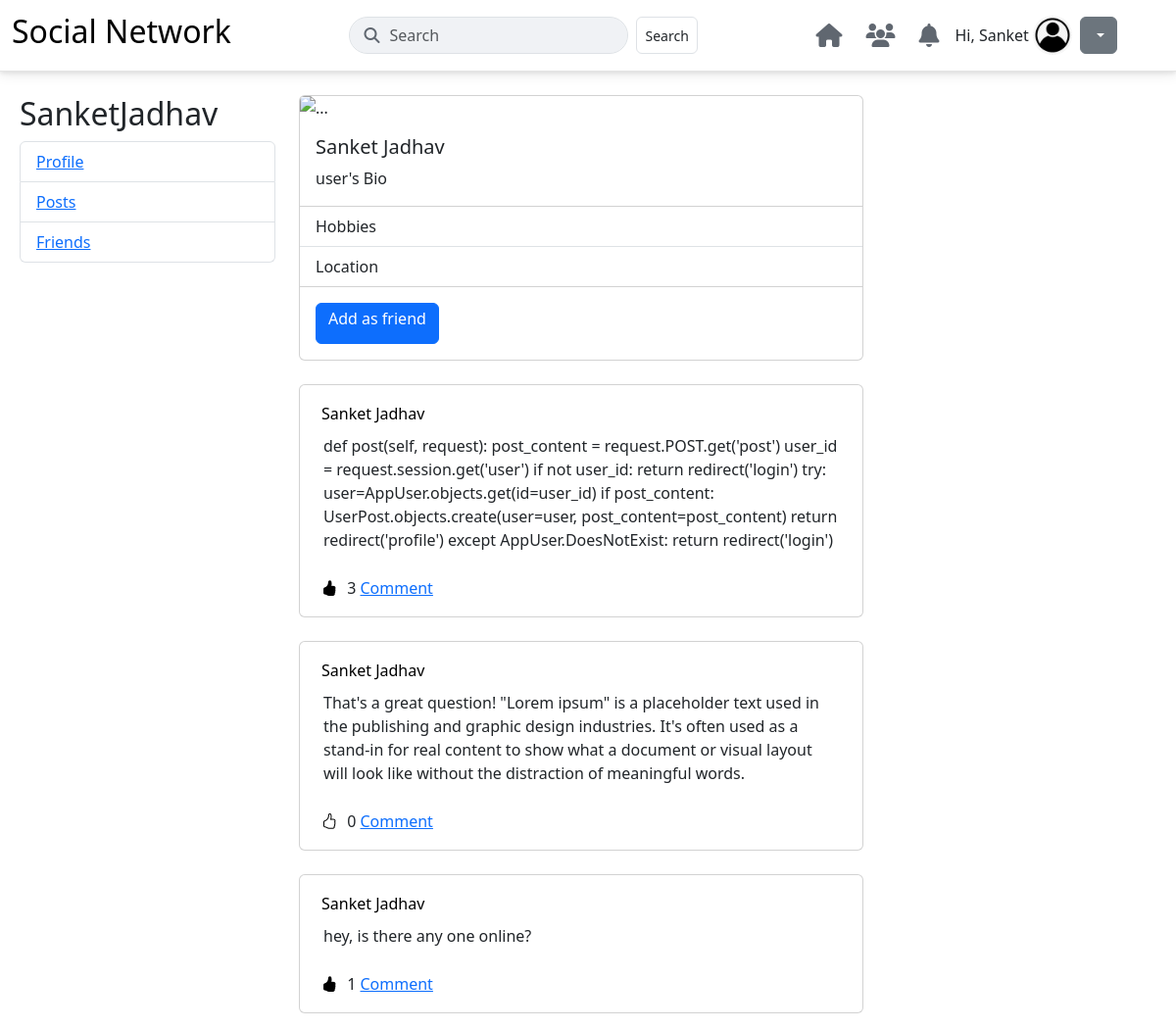
/otheruserprofile/ (signed in), run on the app's committed database.
### user_profile/models.py (models this page shows, shortened)
class AppUser(AbstractUser):
    GENDER_CHOICES = [
        ('M', 'Male'),
        ('F', 'Female'),
        ('O', 'Other'),
    ]
    username = models.CharField(max_length=150, unique=True, blank=True, null=True)
    USERNAME_FIELD = 'email'
    REQUIRED_FIELDS = ['first_name', 'last_name', 'phone']
    gender = models.CharField(
        max_length=1,
        choices=GENDER_CHOICES,
        blank=True,
        null=True
    )
    birthday = models.DateField(null=True, blank=True)
    phone = models.CharField(max_length=15, unique=True)
    email = models.EmailField(unique=True, blank=False, null=False)
    groups = models.ManyToManyField(
        'auth.Group',
        related_name='appuser_set',
        blank=True,
        help_text='The groups this user belongs to. A user will get all permissions granted to each of their groups.',
        verbose_name='groups',
    )
    user_permissions = models.ManyToManyField(
        'auth.Permission',
        related_name='appuser_permissions_set',
        blank=True,
        help_text='Specific permissions for this user.',
        verbose_name='user permissions',
    )
    def __str__(self):
        return self.first_name

class UserPost(models.Model):
    user = models.ForeignKey(AppUser, on_delete=models.CASCADE, related_name='posts')
    post_content = models.TextField()

### user_profile/views.py (the view, shortened to what this page needs)
# urls.py: path('otheruserprofile/', views.OtherUserProfile.as_view(), name='otheruserprofile'),
class OtherUserProfile(View):
    def get(self, request):
        other_user_id = request.session.get('otheruser')
        print(other_user_id)
        user_id = request.session.get('user')
        print(user_id)
        if not other_user_id:
            return redirect('home')
        try:
            user = AppUser.objects.get(id=user_id)
            print(user)
            other_user = AppUser.objects.get(id=other_user_id)
            print(other_user)
            posts = UserPost.objects.filter(user_id=other_user_id).order_by('-id').annotate(like_count=(Count('likes')))
            liked_post_ids = PostLike.objects.filter(user=user).values_list('post_id', flat=True)
            request_sent = FriendRequest.objects.filter(user=user, other_user=other_user).exists()
            return render (request, 'otheruserprofile.html', {'otheruser' : other_user, 'posts': posts, 'liked_post_ids': liked_post_ids, 'request_sent': request_sent})
        except AppUser.DoesNotExist:
            return redirect('home')

### user_profile/templates/otheruserprofile.html (shortened to what this page needs)
{% extends 'base.html' %} {% block content %}
<div class="container ms-2">
  <div class="row">
    <div class="col-3 mt-4">
      {% if request.session.user %}
      <h2>
        {{ request.session.user_first_name}}{{request.session.user_last_name}}
      </h2>
      <ul class="list-group">
        <li class="list-group-item"><a href="/profile/">Profile</a></li>
        <li class="list-group-item"><a href="/profile/">Posts</a></li>
        <li class="list-group-item"><a href="/friends/">Friends</a></li>
      </ul>
    </div>
    {% endif %}
    <div class="col-6 mt-4">
      <div class="mb-3">
        <div class="profiledetails">
          <div class="card" style="width: 36rem">
            <img src="..." class="card-img-top" alt="..." />
            <div class="card-body">
              <h5 class="card-title">
                {{otheruser.first_name}} {{otheruser.last_name}}
              </h5>
              <p class="card-text">user's Bio</p>
            </div>
            <ul class="list-group list-group-flush">
              <li class="list-group-item">Hobbies</li>
              <li class="list-group-item">Location</li>
            </ul>
            <div class="card-body">
              {% if request_sent %}
              <button
                class="btn btn-secondary friend-req-btn"
                data-other-user-id="{{ otheruser.id }}"
              >
                <h6>Requested</h6>
              </button>
              {% else %}
              <button
                class="btn btn-primary friend-req-btn"
                data-other-user-id="{{ otheruser.id }}"
              >
                <h6>Add as friend</h6>
              </button>
              {% endif %}
            </div>
          </div>
        </div>
        <div class="userposts">
          {% for post in posts %}
          <div class="card mt-4" style="width: 36rem">
            <div class="card-body">
              <form action="/otheruserprofile/" method="post">
                <button
                  type="submit"
                  style="border: none; background-color: transparent"
                >
                  {{post.user}} {{post.user.last_name}}
                </button>
              </form>
              <p class="card-text p-2">{{ post.post_content }}</p>
              <button
                class="like-btn"
                style="border: none; background-color: transparent"
                data-post-id="{{post.id}}"
              >
                {% if post.id in liked_post_ids %}
                <i class="bi bi-hand-thumbs-up-fill"></i>
                {% else %} <i class="bi bi-hand-thumbs-up"></i> {% endif %}
              </button>
              <span id="like-count-{{ post.id }}">{{post.like_count}}</span>
              <a href="#" class="card-link">Comment</a>
            </div>
          </div>
          {% endfor %}
        </div>
      </div>
    </div>
  </div>
</div>
{% endblock %}

### user_profile/templates/header.html (shortened to what this page needs)
<!DOCTYPE html>
<html lang="en">
  <head>
    <link
      href="https://cdn.jsdelivr.net/npm/bootstrap@5.3.8/dist/css/bootstrap.min.css"
      rel="stylesheet"
    />
    <link
      rel="stylesheet"
      href="https://cdnjs.cloudflare.com/ajax/libs/font-awesome/6.5.2/css/all.min.css"
    />
    <link
      rel="stylesheet"
      href="https://cdn.jsdelivr.net/npm/bootstrap-icons@1.13.1/font/bootstrap-icons.min.css"
    />
  </head>
  <body>
    <nav class="navbar navbar-expand-lg navbar-custom">
      <div
        class="container-fluid d-flex justify-content-between align-items-center"
      >
        <a class="navbar-brand" href="/">
          <h2>Social Network</h2>
        </a>
        <form
          method="GET"
          class="d-none d-md-flex my-2 my-lg-0 search-form ms-auto me-auto"
        >
          <span class="fas fa-search"></span>
          <input
            class="form-control me-2"
            type="search"
            placeholder="Search"
            aria-label="Search"
          />
          <button class="btn btn-sm border me-2 rounded" type="submit">
            Search
          </button>
        </form>
        <div class="d-flex align-items-center">
          <ul class="navbar-nav flex-row">
            <li class="nav-item me-2">
              <a class="nav-link social-icon" href="#"
                ><i class="fas fa-home"></i
              ></a>
            </li>
            <li class="nav-item me-2">
              <a class="nav-link social-icon" href="#"
                ><i class="fas fa-users"></i
              ></a>
            </li>
            <li class="nav-item me-2">
              <a class="nav-link social-icon" href="#"
                ><i class="fas fa-bell"></i
              ></a>
            </li>
          </ul>
          {% if request.session.user %}
          <div class="me-1">Hi, {{request.session.user_first_name}}</div>
          <img
            class="profile-icon me-2"
            src="/static/profile.webp"
            alt="Profile Picture"
          />
          <div class="dropdown me-5">
            <a
              class="btn btn-secondary dropdown-toggle"
              href="#"
              role="button"
              id="dropdownMenuLink"
              data-bs-toggle="dropdown"
              aria-expanded="false"
            >
            </a>
          </div>
          {% else %}
          <a class="nav-link social-icon me-2" href="/login/">Login</a>
          <a class="nav-link social-icon ms-2" href="/signup/">Sign Up</a>
          {% endif %}
        </div>
      </div>
    </nav>
  </body>
</html>

### user_profile/templates/header.html (style rules this page uses)
.navbar-custom { background-color: #ffffff; border-bottom: 1px solid #e5e5e5; box-shadow: 0 2px 4px rgba(0, 0, 0, 0.08), 0 4px 12px rgba(0, 0, 0, 0.08); position: sticky; top: 0; z-index: 1020; }
.search-form { position: relative; }
.search-form .form-control { border-radius: 20px; padding-left: 40px; background-color: #f0f2f5; }
.search-form .fa-search { position: absolute; left: 15px; top: 50%; transform: translateY(-50%); color: #606770; }
.nav-link.social-icon { font-size: 1.5rem; color: #606770; transition: color 0.3s ease; }
.profile-icon { width: 40px; height: 40px; border-radius: 50%; object-fit: cover; }

### data on the page
AppUser: session.user_first_name "Sanket", session.user_last_name "Jadhav", first_name "Sanket", last_name "Jadhav"
UserPost: user "Sanket", user.last_name "Jadhav", post_content "def post(self, request): post_content = request.POST.get('post') user_id = request.session.get('user') if not user_id: return redirect('login') try: user=AppUser.objects.get(id=user_id) if post_content: UserPost.objects.create(user=user, post_content=post_content) return redirect('profile') except AppUser.DoesNotExist: return redirect('login')", like_count "3"
UserPost: user "Sanket", user.last_name "Jadhav", post_content "That's a great question! \"Lorem ipsum\" is a placeholder text used in the publishing and graphic design industries. It's often used as a stand-in for real content to show what a document or visual layout will look like without the distraction of meaningful words.", like_count "0"
UserPost: user "Sanket", user.last_name "Jadhav", post_content "hey, is there any one online?", like_count "1"
